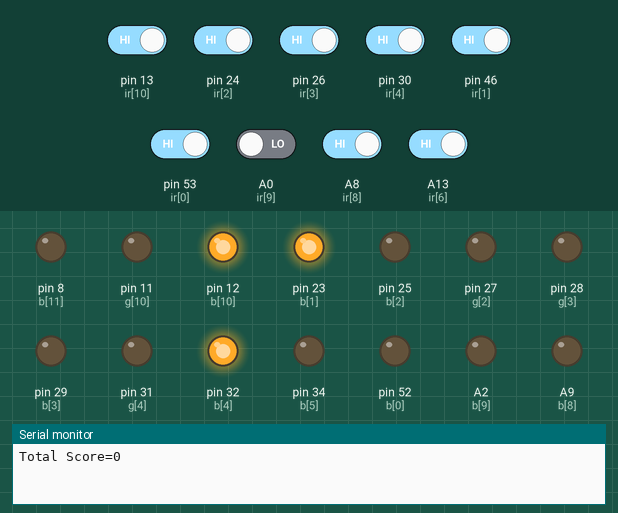
Simulated run of this sketch. Board: Arduino Mega 2560, built with avr-gcc and run on an emulated ATmega2560. Shown: output pins drawn as LEDs (lit = HIGH), the last lines printed to the serial monitor. The test bench sets the inputs (shaded band); at power-on: A8 (ir[8]), A13 (ir[6]), pin 13 (ir[10]), pin 24 (ir[2]), pin 26 (ir[3]), pin 30 (ir[4]), pin 46 (ir[1]), pin 53 (ir[0]) HIGH, A0 (ir[9]) LOW. Random numbers use the default seed unless the sketch sets one.

Above: at 1.2 s.
1.3 s: pin 13 (ir[10]) driven LOW
At 2.0 s:
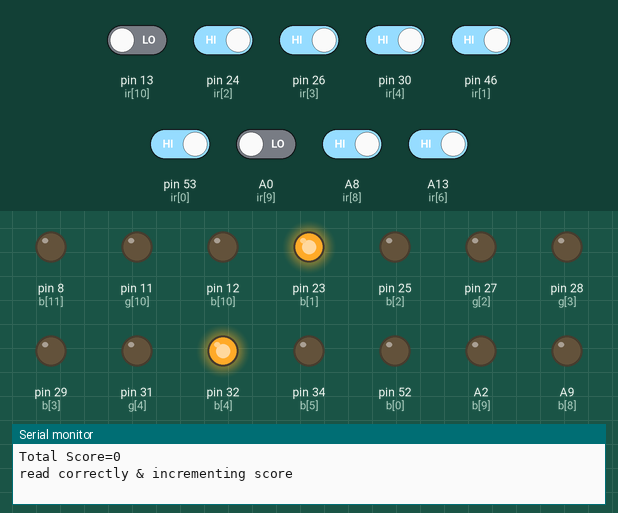
2.8 s: pin 30 (ir[4]) driven LOW
5.8 s: pin 26 (ir[3]) driven LOW
At 6.5 s:
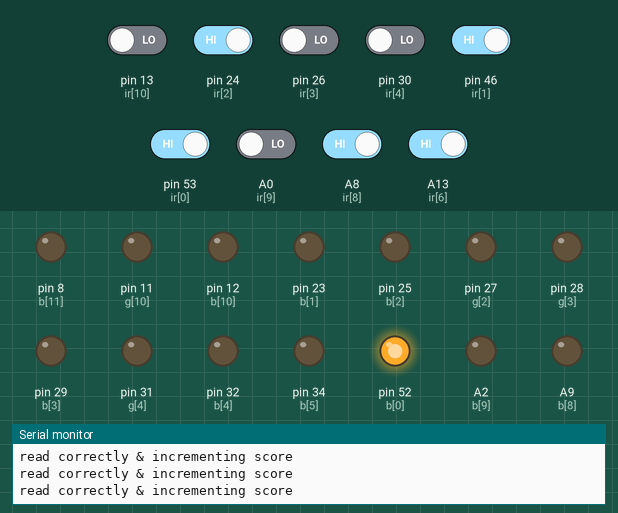
7.5 s: pin 53 (ir[0]) driven LOW
At 10.3 s:
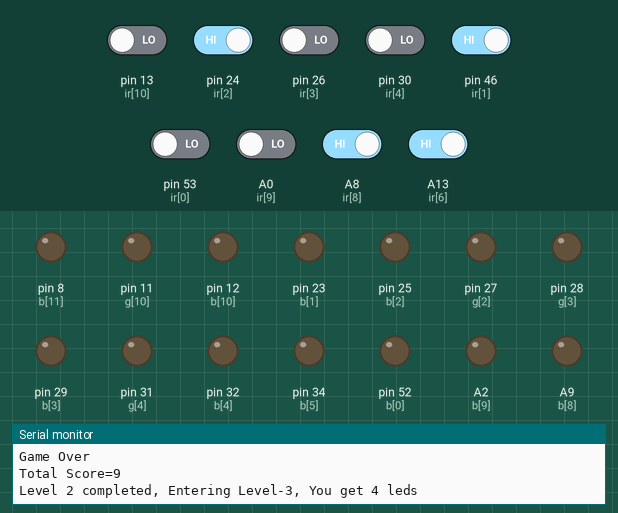
Timing chart, 0 to 11.5 s (numbered marks = the images above; inputs shaded):
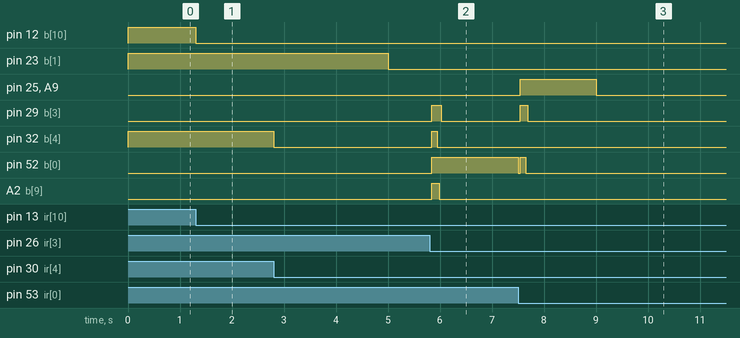

Measured:
- after the input at 1.3 s, pin 12 (b[10]): HIGH → LOW at once
- after the input at 5.8 s, pin 29 (b[3]): LOW → HIGH at once, → LOW 0.19 s later; pin 32 (b[4]): LOW → HIGH at once, → LOW 0.11 s later; pin 52 (b[0]): LOW → HIGH at once; A2 (b[9]): LOW → HIGH at once, → LOW 0.15 s later
- after the input at 7.5 s, pin 25 (b[2]), A9 (b[8]): LOW → HIGH at once, → LOW 1.5 s later; pin 29 (b[3]): LOW → HIGH at once, → LOW 0.15 s later

The sketch:

piano_tiles_optimised_level_3_complete.ino
```cpp
/* Project Title: Piano Tiles Game Using LED Box
 * Connect the circuit as per the below mentioned ir,r,g array starting from 1,2,3......
 * R Led in the RGB led is not used.
 * Always check grounding conditions. Repeatedly facing lose connectivity issues. Check them out before start of the game.  */
int ir[12]={53,46,24,26,30,33,A13,36,A8,A0,13,10};
int g[12]={50,47,27,28,31,35,A7,39,A5,A1,11,A11};
int b[12]={52,23,25,29,32,34,A14,37,A9,A2,12,8};


int score[12];
//long interval=5000;
long previousMillis=0;
int i,j,k=0;//index variables for various arrays. Use case changes from function to function
int q[12],l[12];
int
unsigned long currentMillis = 0;
long total=0;
int check1=0,prev_level_total=0;

void setup()
{
  Serial.begin(9600);
for(i=0;i<12;i++)
{
  pinMode(ir[i],INPUT);
  pinMode(g[i],OUTPUT);
  pinMode(b[i],OUTPUT);

}
}


void loop()
{
  currentMillis = millis();
  if(total<3)
  {
     next_level(1,3,5000,false);
  }
  else if ( (total>=3) && (total<7) )
  {
    //check1=0;
    Serial.println("Level 1 completed, Entering Level-2, You get 4 leds");
    next_level(2,4,5000,false);
  }
  else if ( (total>=7) && (total<11) )
  {
    //check1=0;
    Serial.println("Level 2 completed, Entering Level-3, You get 4 leds");
    next_level(3,4,4000,false);
  }
/*else if ( (total>=11) && (total<16 ) )
  {
    //check1=0;
    Serial.println("Level 3 completed, Entering Level-4, You get 5 leds");
    next_level(4,5,3500,false);
  }*/
    //total=score[0]+score[2]+score[1]+score[3]+score[4]+score[5]+score[6]+score[7]+score[8]+score[10]+score[9]+score[11];
     Serial.print("Total Score=");
    Serial.println(total);
}


//int next_level(level no.,no.of leds,speed,flag)

int next_level(int level,int leds,int interval,bool flag)
{


  if(flag == false)
  {
    if(check1==0)
    {
    random_generate();
    check1=1;
    for(i=0;i<leds;i++)
    {
    digitalWrite(b[q[i]],HIGH);
    }
    }
    else
    {
      while(1)
      {
        currentMillis=millis();
        /*int a=digitalRead(ir[q[k]]);
        Serial.println(a);
        Serial.print("k=");
        Serial.println(k);*/
        //if(digitalRead(ir[j])==0)
        //{
         //Serial.println("read something");
          if (currentMillis - previousMillis >= interval)
      {
             previousMillis = currentMillis;
             off();
             Serial.println("Game Over");
             return total;
      }

          if(digitalRead(ir[q[k]])==0)
          {
            if(l[q[k]]==0)
            {
            Serial.println("read correctly & incrementing score");
            digitalWrite(b[q[k]],LOW);
              //score[q[i]]++;
              l[q[k]]=1;
              total++;
            }

              //total++;
          }
          /*else
          {
            Serial.println("read wrongly");
            gameover();
            return total;

          }*/
              if(total>=(prev_level_total+leds) )
              {
                flag=true;
                check1=0;
                prev_level_total=total;
                return total;
              }


        //}
         //Serial.println("while 1");
         if(j<11)
         j++;
         else if(j>=11)
         j=0;
         if(k<leds)
         k++;
         else if(k>=leds)
         k=0;

      }

      }
    }

    else if(flag==true)
    {
      Serial.println("level Completed");
      return total;
    }


  }


void random_generate()
{
  if (check1==0)
  {
 l[0]=l[1]=l[2]=l[3]=l[4]=l[5]=l[6]=l[7]=l[8]=l[9]=l[10]=l[11]=0;
  q[0]=random(0,6);
  q[1]=random(6,11);
  q[2]=random(2,9);
  q[3]=random(0,5);
  q[4]=random(0,11);
  q[5]=random(5,10);
  //Below Lines for debugging
  /*Serial.print("q=");
  Serial.println(q);
  Serial.print("r=");
  Serial.println(r);
  Serial.print("s=");
  Serial.println(s);*/

  }

}
void gameover()
{
  off();
  Serial.println("GAME OVER: Minimum Score not Reached");
  }

void off()
{
  for(i=0;i<12;i++)
  {
  digitalWrite(g[i],LOW);
digitalWrite(b[i],LOW);
  }
}
/*
digitalWrite(g2,LOW);
digitalWrite(b2,LOW);
digitalWrite(g3,LOW);
digitalWrite(b3,LOW);
digitalWrite(g4,LOW);
digitalWrite(b4,LOW);
digitalWrite(g5,LOW);
digitalWrite(b5,LOW);
digitalWrite(g6,LOW);
digitalWrite(b6,LOW);
digitalWrite(g7,LOW);
digitalWrite(b7,LOW);
digitalWrite(g8,LOW);
digitalWrite(b8,LOW);
digitalWrite(g9,LOW);
digitalWrite(b9,LOW);
digitalWrite(g10,LOW);
digitalWrite(b10,LOW);
digitalWrite(g11,LOW);
digitalWrite(b11,LOW);
digitalWrite(g12,LOW);
digitalWrite(b12,LOW);*/
```
